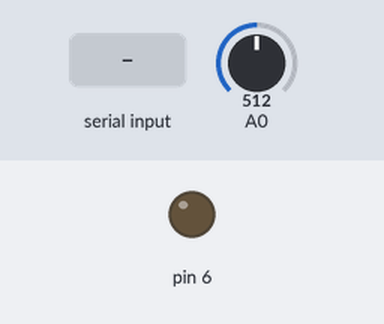
Simulated run of this sketch. Board: Arduino Uno, built with avr-gcc and run on an emulated ATmega328P. On the bench: output pins drawn as LEDs (lit = HIGH). The inputs (shaded band) are chosen by the test bench; at power-on: A0 = 512.

Above: at 0.9 s.
1.0 s: "a90\n" received over Serial
At 3.2 s:
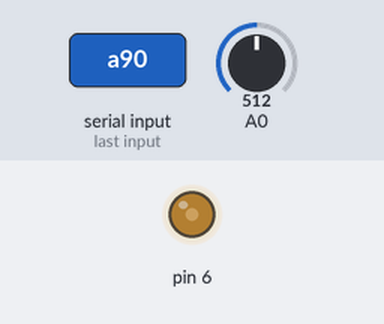
3.5 s: "a,45\n" received over Serial
At 5.3 s:
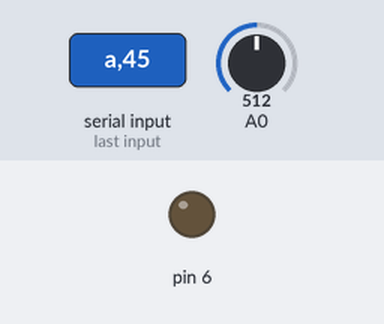
Timing chart, 0 to 6.8 s (numbered marks = the images above; inputs shaded):
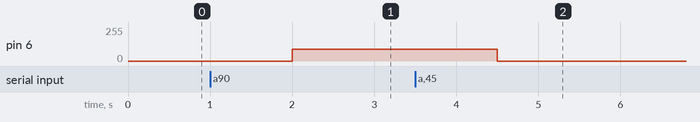

Measured:
- after the input at 1.0 s, pin 6: 0/255 → 90/255 after 1.0 s
- after the input at 3.5 s, pin 6: 90/255 → 0/255 after 1.0 s

The sketch:

sketch_1225.ino
```cpp
#include<MsTimer2.h>
String data;
int data0 = 0;
float f=0.0;
float t=1.0;
int data2=0;
int sw=0;
void setup() {
  // put your setup code here, to run once:
  pinMode(6,OUTPUT);
  analogWrite(6,0);
  Serial.begin(57600);
  MsTimer2::set(100,flash);
  while(Serial.available()==0);
}
void flash(void){
  analogWrite(6,data0);
  int i = analogRead(0);
  float j = i*5.0/1023.0;
  f=f+j;
  t=t+1.0;
}

void loop() {
  char aizu = Serial.read();
  if (aizu == 'a') {
    MsTimer2::stop(); //新しいduty比に変更されるまでflash関数を止め
    if(sw == 1){
      save_data();
      sw=0;
    }
    receive_duty_data();
    t=1.0;
    f=0.0;
    MsTimer2::start();
    aizu = 'c';
  }
  else if (aizu == 'b') {
    MsTimer2::stop();
    analogWrite(6, 0);
    data0=0;
    f=0;
    t=1.0;
  }
  else if(aizu == 'c'){
    if(sw == 1){
      MsTimer2::stop(); //新しいduty比に変更されるまでflash関数を止め
      aizu = 'a';
    }
    if(data2>=255){
      aizu = 'b';
    }
  }

}
void receive_duty_data() {
  data = Serial.readString();
  data0 = data.toInt();
  //data2=data2+data0;
  analogWrite(6, data0);
}
void save_data(){
  float y = f / t;
  Serial.print(data2);
  Serial.print(",");
  Serial.println(y);
}
```
